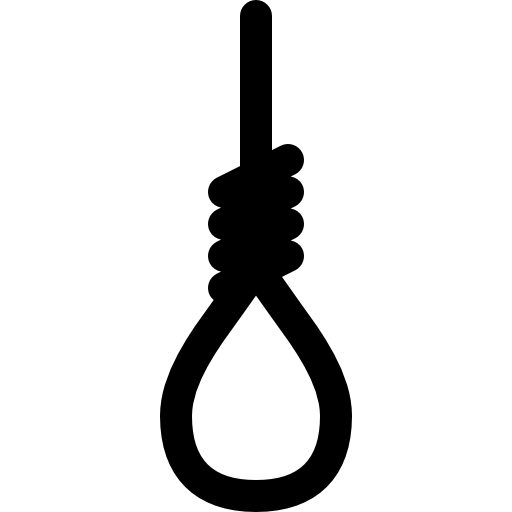
#> input picture rope.png, 512 x 512 px
$ jupyter execute --allow-errors WordCloud.ipynb   (shell and % lines are left out)
#> lines starting #> are read from the running program, lines starting #| are printed output that depends on the picture
[cell 1]
import numpy as np
from PIL import Image
import matplotlib.pyplot as plt
import random
from wordcloud import WordCloud, STOPWORDS

[cell 2]
import pandas as pd
#> (the rest of this cell did not finish here and is left out)

[cell 3]
import csv

comments = []
#> (the rest of this cell did not finish here and is left out)

[cell 4]
comments

[cell 5]
word_occurences = {}
bigram_occurences = {}
trigram_occurences = {}
for comment in comments:
    words = comment.split(" ")
    for i in range(0, len(words)):
        try:
            word_occurences[words[i]] += 1
        except:
            word_occurences[words[i]] = 1
# [12 lines of commented-out code are left out]
sw = [(k, word_occurences[k]) for k in sorted(word_occurences, key=word_occurences.get, reverse=True)]
# sb = [(k, bigram_occurences[k]) for k in sorted(bigram_occurences, key=bigram_occurences.get, reverse=True)]
# st = [(k, trigram_occurences[k]) for k in sorted(trigram_occurences, key=trigram_occurences.get, reverse=True)]

[cell 6]
sw

[cell 7]
manual_stop_words = ['nya', 'yang', 'gak', 'orang', 'dia', 'aja', 'di', 'itu', 'dan', 'karena', 'kalau', 'ada', 'dengan', 'ya',
                    'akan', 'lo', 'kita', 'jadi', 'lagi', 'ini', 'sama', 'mau', 'juga', 'kok', 'bukan', 'kayak',
                    'banget', 'diri', 'melakukan', 'adalah', 'oleh', 'satu', 'banyak', 'sih', 'anak-anak', 'istri',
                    'tuh', 'gitu', 'kali', 'hal', 'dari', 'bro', 'dalam', 'sampai', 'sana', 'kamu', 'apa', 'mas',
                    'pak', 'paling', 'kan', 'bayar', 'buat', 'pada', 'biar', 'bapak', 'kami', 'atau', 'bang', 'pakai',
                    'terus', 'segala', 'amat', 'perlu', 'mana', 'agar', 'situ', 'masih', 'ha', 'gini', 'gue', 'saya',
                    'aku', 'kepada', 'deh', 'mall', 'ia', 'mah', 'pernah', 'untuk', 'eh', 'seperti', 'kk', 'nanti',
                    'yaa', 'lebih', 'jika', 'semua', 'ganteng', 'ciri', 'sampe', 'dulu']

#> (a cell that did not finish here is left out)

[cell 9]
import plotly
import plotly.graph_objs as go

plotly.offline.init_notebook_mode(connected=True)

plotly.offline.iplot({
    "data": [go.Scatter(x=[1, 2, 3, 4], y=[4, 3, 2, 1])],
    "layout": go.Layout(title="hello world")
})

[cell 10]
import plotly as py
import plotly.graph_objs as go

#> (the rest of this cell did not finish here and is left out)

[cell 11]
help(py.iplot)

[cell 12]
sent = ["India is a beautiful country and famous all over the world for its unique cultures and traditions",
       "It is famous for its historical heritages and monuments",
       "India is a country where people speak many languages and people of different castes, creeds, religions and cultures live together",
       " That’s why India is famous for common saying of “unity in diversity",
       "t is well known as the land of spirituality, philosophy, science and technology",
       "It is famous country for its agriculture and farming which are the backbones of it from the ancient time",
       "It is a famous tourist’s paradise because it attracts people’s mind from all over the world",
       "It is rich in monuments, tombs, churches, historical buildings, temples, museums, scenic beauty, wild life sanctuaries, places of architecture, etc"]

[cell 13]
def transform_format(val):
    if val == 0:
        return 255
    else:
        return val

[cell 14]
mask = np.array(Image.open("rope.png"))
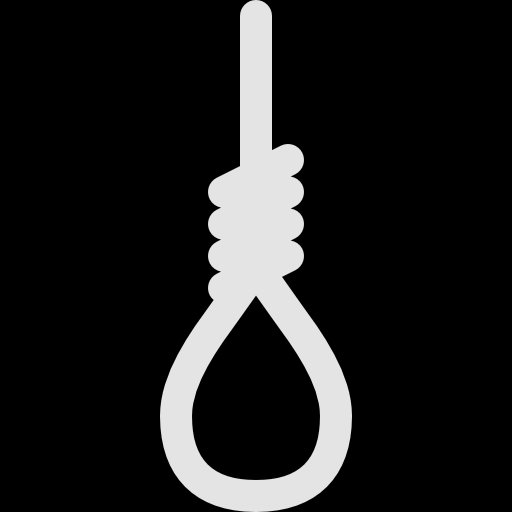
#> mask: shape (512, 512); min 0, max 228, mean 29.5

[cell 15]
# Transform your mask into a new one that will work with the function:
transformed_wine_mask = np.ndarray((mask.shape[0],mask.shape[1]), np.int32)

for i in range(len(mask)):
    transformed_wine_mask[i] = list(map(transform_format, mask[i]))
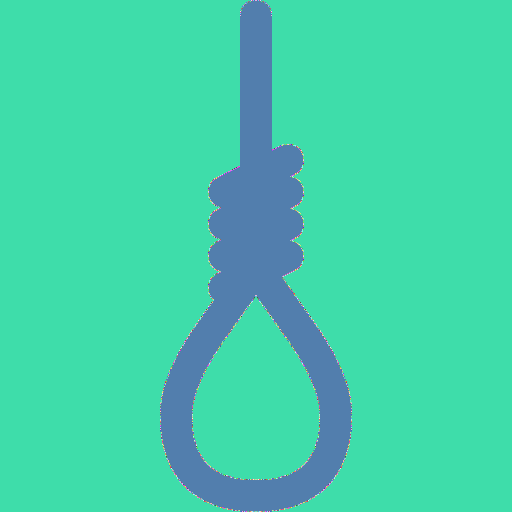
#> transformed_wine_mask: shape (512, 512) int32; 229 distinct labels, from 1 to 255; one colour per label, 0 black

[cell 16]
def red_color_func(word, font_size, position, orientation, random_state=None,
                    **kwargs):
    return "hsl(8, 100%%, %d%%)" % random.randint(50, 50)

[cell 17]
def wordcloud(tweets, title):
    stopwords = set(STOPWORDS)
    stopwords.add("will")
    stopwords.add("now")
    wordcloud = WordCloud(width=512, height=512, background_color="#000000", max_font_size=25, min_font_size=6,
                          max_words=200, stopwords=stopwords,
                          random_state=2018, mask=transformed_wine_mask).generate(" ".join([i for i in tweets]))
    plt.figure(title, figsize=(20, 10), facecolor='white', edgecolor='blue')
    plt.imshow(wordcloud.recolor(color_func=red_color_func, random_state=3),
           interpolation="bilinear")
    plt.axis("off")
    plt.title(title)
    plt.tight_layout(pad=0)
    wordcloud.to_file("contoh.png")
    plt.show()
wordcloud(sent, "India")
#> (the call stopped at in wordcloud, `wordcloud = WordCloud(width=512, height=512, background_color="#000000..`: wordcloud is not available in this run)
